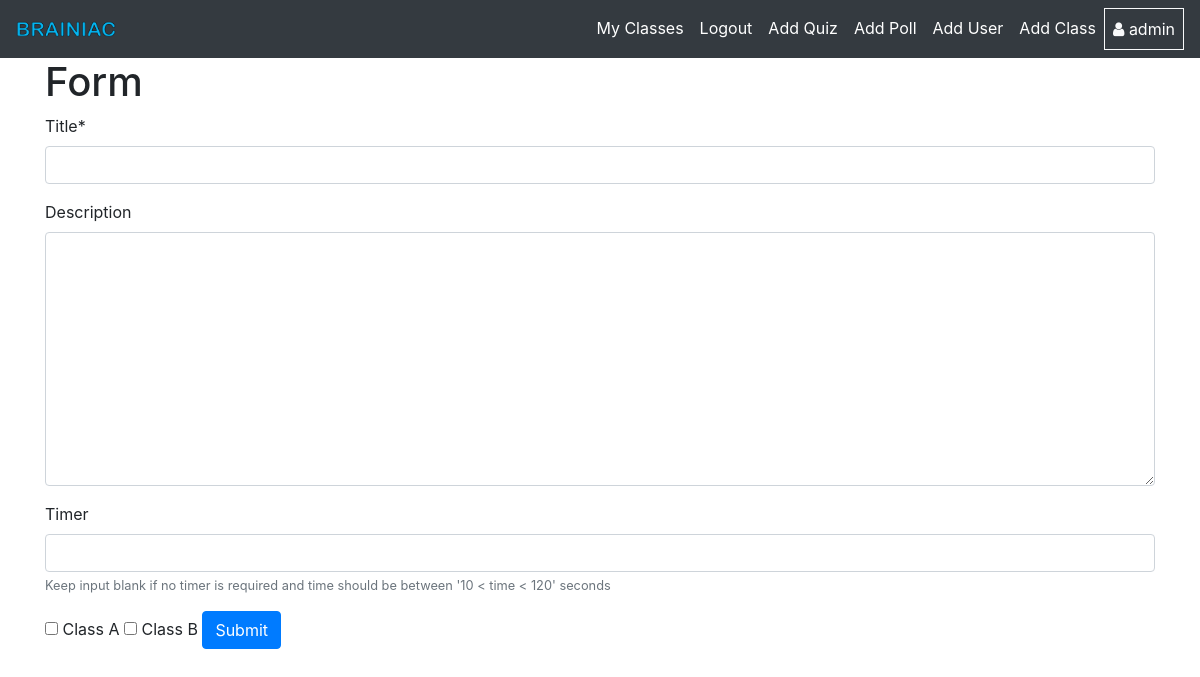
Page /quiz/add_quiz/ (signed in) on the earlier database version.
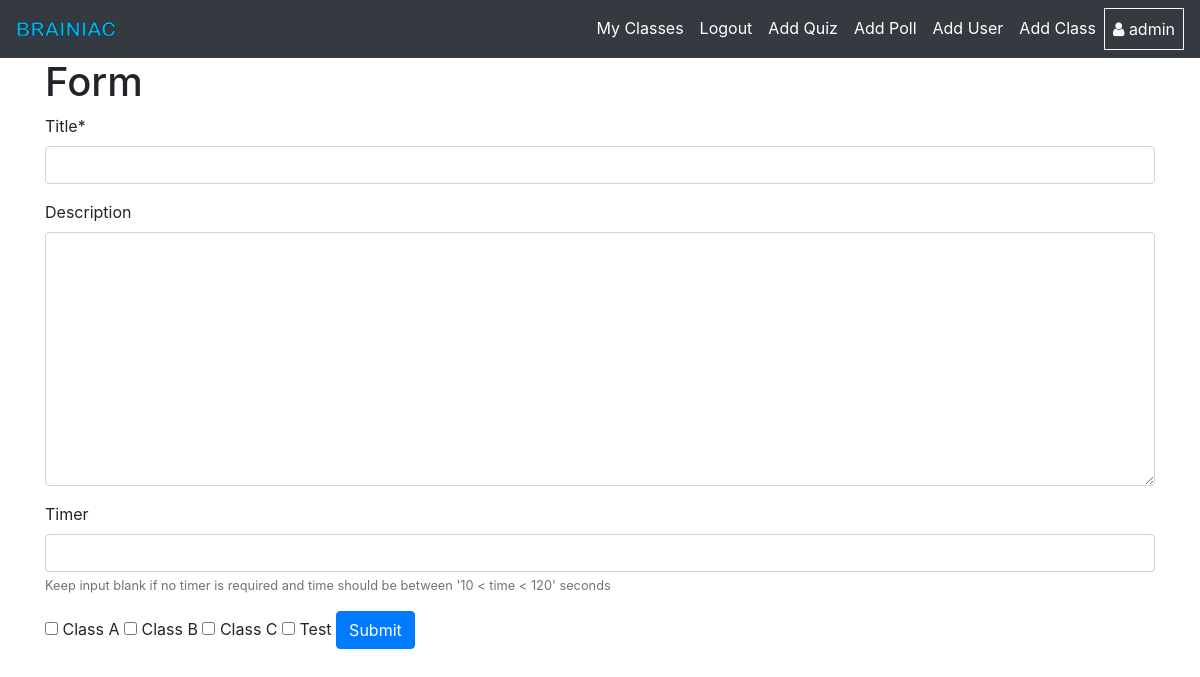
Same page on the later database version.
### quiz/models.py (models this page shows, shortened)
class Class(models.Model):
    class_name = models.CharField(max_length=20)
    year = models.IntegerField(primary_key=False,null=False,blank=False)
    branch = models.CharField(max_length=50)
    user = models.ManyToManyField(User)

### quiz/views.py (the view, shortened to what this page needs)
# urls.py: path('add_quiz/',views.addQuiz,name='addQuiz'),
@login_required(login_url='/')
def addQuiz(request):
    class_list = get_list_or_404(Class, user=request.user)
    context = {
        'quiz_form': QuizForm(),
        'type': 'quiz_form',
        'class_list': class_list,
    }
    return render(request, 'quiz/form.html', context)

### quiz/forms.py
class QuizForm(forms.ModelForm):
    class Meta:
        model = Quiz
        fields = ('title','description','timer',)
    def __init__(self, *args, **kwargs):
        super(QuizForm, self).__init__(*args, **kwargs)
        self.fields['title'].required = True
        self.fields['description'].required = False
        self.fields['timer'].required = False
        self.fields['timer'].help_text = "Keep input blank if no timer is required and time should be between '10 < time < 120' seconds"

### templates/quiz/form.html (shortened to what this page needs)
{% extends "./base.html" %}
{% load static %}
{% block content %}
{% load crispy_forms_tags %}
<div class="container">
    {% if type == 'quiz_form' %}
    {% if request.user.job.status == 'teacher' %}
    <h1>Form</h1>
    <form method="POST">
        {{ quiz_form|crispy }}
        {% for class in class_list %}
        <input type="checkbox" name="classList" value="{{class.id}}">
        <label for="{{class.class_name}}">{{class.class_name}}</label>
        {% endfor %}
        <button type="submit" class="btn btn-primary">Submit</button>
    </form>
    {% endif %}
        {% endif %}
</div>
{% endblock %}

Differences in the rows shown:
added Class: class_name "Class C"
added Class: class_name "Test"
